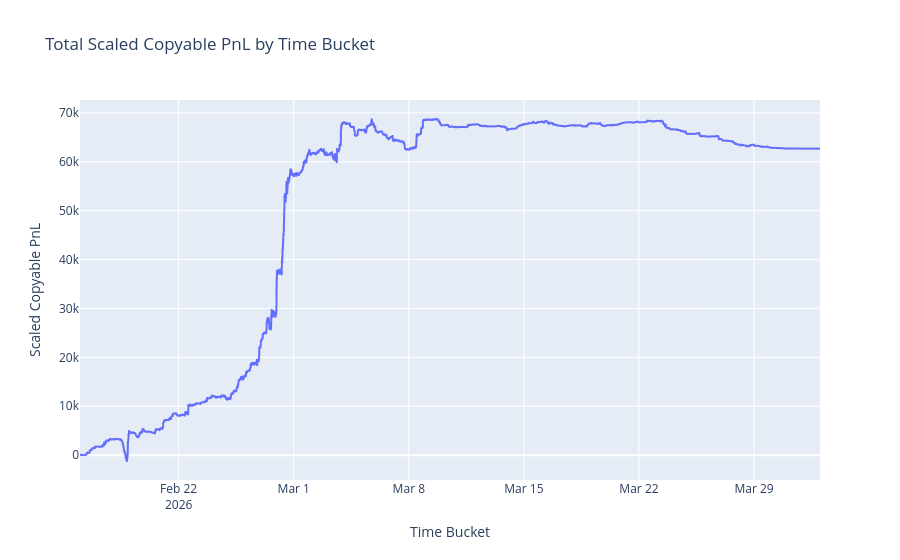

Here is the notebook cell this chart was saved with:
### Code cell
import plotly.express as px

# Aggregate by bucket
bucket_pnl = df.groupby('bucket')['scaled_copyable_pnl'].sum().reset_index()
bucket_pnl['scaled_copyable_pnl'] = bucket_pnl['scaled_copyable_pnl'].cumsum()

# Plot with Plotly
fig = px.line(
    bucket_pnl,
    x='bucket',
    y='scaled_copyable_pnl',
    title='Total Scaled Copyable PnL by Time Bucket',
    labels={'bucket': 'Time Bucket', 'scaled_copyable_pnl': 'Scaled Copyable PnL'}
)
fig.show()

### Figure 1 — Plotly figure (JSON) as saved in the notebook; plotly's stock layout.template omitted (floating-point values rounded to 4 significant figures; data arrays with more than 128 entries replaced by an {"elided": "..."} marker saying what was removed)
{"data": [{"hovertemplate": "Time Bucket=%{x}<br>Scaled Copyable PnL=%{y}<extra></extra>", "legendgroup": "", "line": {"color": "#636efa", "dash": "solid"}, "marker": {"symbol": "circle"}, "mode": "lines", "name": "", "showlegend": false, "type": "scattergl", "x": {"elided": "6566 str values"}, "xaxis": "x", "y": {"elided": "6566 float values"}, "yaxis": "y"}], "layout": {"legend": {"tracegroupgap": 0}, "title": {"text": "Total Scaled Copyable PnL by Time Bucket"}, "xaxis": {"anchor": "y", "domain": [0, 1], "title": {"text": "Time Bucket"}}, "yaxis": {"anchor": "x", "domain": [0, 1], "title": {"text": "Scaled Copyable PnL"}}}}
